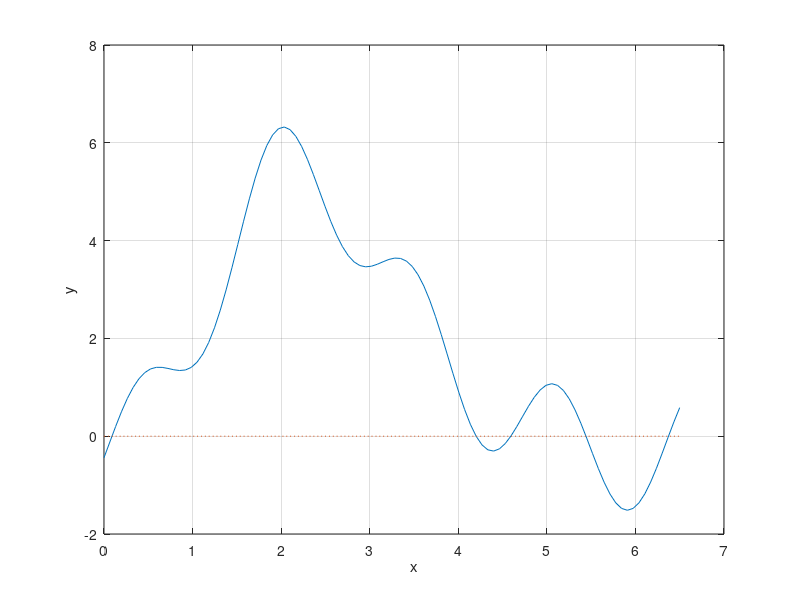

Recreate this plot in MATLAB. (Note: this script raises an error after producing the figure.)
clc, close all
clear

%
a = 0;
b = 6.5;
m = 100;

h = 0.01;
eps = 0.001;
iterations = 5;

x = linspace(a,b,m);
f = @(x)1 + (1 + sin(x) - cos(x)).^2 - (sin(2.*x) - cos(2.*x) - 0.2).^2;
y = f(x);

plot(x,f(x),x,0*x,':');
grid on;
xlabel('x'); ylabel('y');
hold on;

y_minimal = min(y);
y_maximal = max(y);

if y_minimal < 0
    y_minimal = 1.1*y_minimal;
else
    y_minimal = 0.9*y_minimal;
end

if y_maximal > 0
    y_maximal = 1.1*y_maximal;
else
    y_maximal = 0.9*y_maximal;
end

y_limit = ([y_minimal,y_maximal]);
z = ginput(1);
x1 = z(1);
for i = 1:iterations
    yh = (f(x1+h)-f(x1))/h;
    x2 = x1-f(x1)/yh;
    
    P = plot(x,f(x)+yh*(x-x1),':', x1,f(x1),'*', x2,0,'*',x2,f(x2),'o');
    L = line([x1,x2],[0,f(x2)]);
    
    set(L,'LineStyle',':');
    x1 = x2;
    
    if  abs(f(x2)) < eps
       break;
    end
   
    disp('Paused, press any key');
    pause
   
    delete(P);
    delete(L);
end

hold  off
disp('End Iteration');